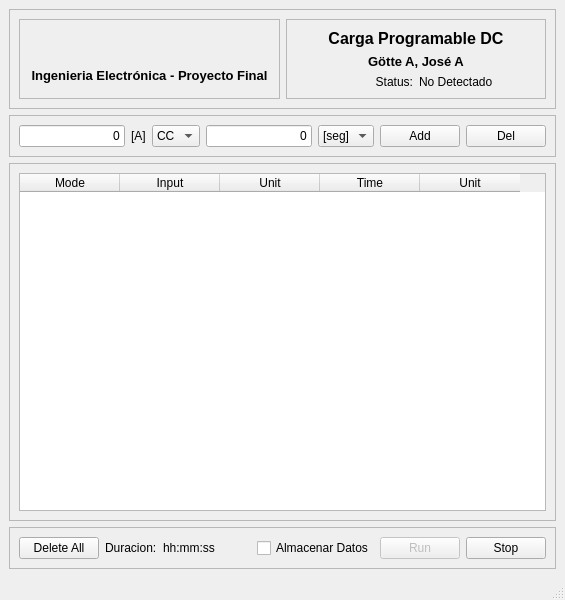
<?xml version="1.0" encoding="UTF-8"?>
<ui version="4.0">
 <class>MainWindow</class>
 <widget class="QMainWindow" name="MainWindow">
  <property name="geometry">
   <rect>
    <x>0</x>
    <y>0</y>
    <width>565</width>
    <height>600</height>
   </rect>
  </property>
  <property name="minimumSize">
   <size>
    <width>565</width>
    <height>600</height>
   </size>
  </property>
  <property name="maximumSize">
   <size>
    <width>565</width>
    <height>600</height>
   </size>
  </property>
  <property name="windowTitle">
   <string>MainWindow</string>
  </property>
  <widget class="QWidget" name="centralwidget">
   <layout class="QGridLayout" name="gridLayout">
    <item row="0" column="0">
     <widget class="QFrame" name="frame_4">
      <property name="frameShape">
       <enum>QFrame::StyledPanel</enum>
      </property>
      <property name="frameShadow">
       <enum>QFrame::Raised</enum>
      </property>
      <layout class="QHBoxLayout" name="horizontalLayout_7">
       <item>
        <widget class="QFrame" name="frame_5">
         <property name="frameShape">
          <enum>QFrame::StyledPanel</enum>
         </property>
         <property name="frameShadow">
          <enum>QFrame::Raised</enum>
         </property>
         <layout class="QVBoxLayout" name="verticalLayout_2">
          <item>
           <widget class="QLabel" name="label_6">
            <property name="maximumSize">
             <size>
              <width>250</width>
              <height>40</height>
             </size>
            </property>
            <property name="text">
             <string/>
            </property>
            <property name="pixmap">
             <pixmap resource="logo_utn.qrc">:/new/imagen/UTN_Parana.png</pixmap>
            </property>
            <property name="scaledContents">
             <bool>true</bool>
            </property>
           </widget>
          </item>
          <item>
           <widget class="QLabel" name="label_8">
            <property name="text">
             <string>&lt;html&gt;&lt;head/&gt;&lt;body&gt;&lt;p&gt;&lt;span style=&quot; font-size:10pt; font-weight:700;&quot;&gt;Ingenieria Electrónica - Proyecto Final&lt;/span&gt;&lt;/p&gt;&lt;/body&gt;&lt;/html&gt;</string>
            </property>
            <property name="textFormat">
             <enum>Qt::AutoText</enum>
            </property>
            <property name="alignment">
             <set>Qt::AlignCenter</set>
            </property>
           </widget>
          </item>
         </layout>
        </widget>
       </item>
       <item>
        <widget class="QFrame" name="frame_6">
         <property name="frameShape">
          <enum>QFrame::StyledPanel</enum>
         </property>
         <property name="frameShadow">
          <enum>QFrame::Raised</enum>
         </property>
         <layout class="QVBoxLayout" name="verticalLayout">
          <item>
           <widget class="QLabel" name="label_3">
            <property name="text">
             <string>&lt;html&gt;&lt;head/&gt;&lt;body&gt;&lt;p&gt;&lt;span style=&quot; font-size:12pt; font-weight:700;&quot;&gt;Carga Programable DC&lt;/span&gt;&lt;/p&gt;&lt;/body&gt;&lt;/html&gt;</string>
            </property>
            <property name="textFormat">
             <enum>Qt::AutoText</enum>
            </property>
            <property name="alignment">
             <set>Qt::AlignCenter</set>
            </property>
           </widget>
          </item>
          <item>
           <widget class="QLabel" name="label_4">
            <property name="text">
             <string>&lt;html&gt;&lt;head/&gt;&lt;body&gt;&lt;p&gt;&lt;span style=&quot; font-size:10pt; font-weight:700;&quot;&gt;Götte A, José A&lt;/span&gt;&lt;/p&gt;&lt;/body&gt;&lt;/html&gt;</string>
            </property>
            <property name="alignment">
             <set>Qt::AlignCenter</set>
            </property>
           </widget>
          </item>
          <item>
           <layout class="QHBoxLayout" name="horizontalLayout_8">
            <item>
             <widget class="QLabel" name="label_5">
              <property name="text">
               <string>Status:</string>
              </property>
              <property name="alignment">
               <set>Qt::AlignRight|Qt::AlignTrailing|Qt::AlignVCenter</set>
              </property>
             </widget>
            </item>
            <item>
             <widget class="QLabel" name="label_status">
              <property name="text">
               <string>No Detectado</string>
              </property>
             </widget>
            </item>
           </layout>
          </item>
         </layout>
        </widget>
       </item>
      </layout>
     </widget>
    </item>
    <item row="1" column="0">
     <widget class="QFrame" name="frame_2">
      <property name="frameShape">
       <enum>QFrame::StyledPanel</enum>
      </property>
      <property name="frameShadow">
       <enum>QFrame::Raised</enum>
      </property>
      <layout class="QHBoxLayout" name="horizontalLayout_4">
       <item>
        <layout class="QHBoxLayout" name="horizontalLayout">
         <item>
          <widget class="QLineEdit" name="lineEdit_input_val">
           <property name="text">
            <string>0</string>
           </property>
           <property name="maxLength">
            <number>5</number>
           </property>
           <property name="alignment">
            <set>Qt::AlignRight|Qt::AlignTrailing|Qt::AlignVCenter</set>
           </property>
          </widget>
         </item>
         <item>
          <widget class="QLabel" name="label_input_val">
           <property name="text">
            <string>[A]</string>
           </property>
          </widget>
         </item>
         <item>
          <widget class="QComboBox" name="comboBox_modo">
           <item>
            <property name="text">
             <string>CC</string>
            </property>
           </item>
           <item>
            <property name="text">
             <string>CP</string>
            </property>
           </item>
           <item>
            <property name="text">
             <string>CR</string>
            </property>
           </item>
          </widget>
         </item>
        </layout>
       </item>
       <item>
        <layout class="QHBoxLayout" name="horizontalLayout_2">
         <item>
          <widget class="QLineEdit" name="lineEdit_input_time">
           <property name="layoutDirection">
            <enum>Qt::LeftToRight</enum>
           </property>
           <property name="text">
            <string>0</string>
           </property>
           <property name="alignment">
            <set>Qt::AlignRight|Qt::AlignTrailing|Qt::AlignVCenter</set>
           </property>
          </widget>
         </item>
         <item>
          <widget class="QComboBox" name="comboBox_time_unit">
           <item>
            <property name="text">
             <string>[seg]</string>
            </property>
           </item>
           <item>
            <property name="text">
             <string>[min]</string>
            </property>
           </item>
          </widget>
         </item>
        </layout>
       </item>
       <item>
        <layout class="QHBoxLayout" name="horizontalLayout_3">
         <item>
          <widget class="QPushButton" name="pushButton_add">
           <property name="text">
            <string>Add</string>
           </property>
          </widget>
         </item>
         <item>
          <widget class="QPushButton" name="pushButton_del">
           <property name="text">
            <string>Del</string>
           </property>
          </widget>
         </item>
        </layout>
       </item>
      </layout>
     </widget>
    </item>
    <item row="2" column="0">
     <widget class="QFrame" name="frame">
      <property name="frameShape">
       <enum>QFrame::StyledPanel</enum>
      </property>
      <property name="frameShadow">
       <enum>QFrame::Raised</enum>
      </property>
      <layout class="QHBoxLayout" name="horizontalLayout_5">
       <item>
        <widget class="QTableWidget" name="tableWidget">
         <property name="enabled">
          <bool>true</bool>
         </property>
         <property name="autoFillBackground">
          <bool>false</bool>
         </property>
         <property name="sizeAdjustPolicy">
          <enum>QAbstractScrollArea::AdjustIgnored</enum>
         </property>
         <property name="editTriggers">
          <set>QAbstractItemView::NoEditTriggers</set>
         </property>
         <property name="alternatingRowColors">
          <bool>true</bool>
         </property>
         <property name="selectionMode">
          <enum>QAbstractItemView::SingleSelection</enum>
         </property>
         <property name="selectionBehavior">
          <enum>QAbstractItemView::SelectRows</enum>
         </property>
         <property name="textElideMode">
          <enum>Qt::ElideLeft</enum>
         </property>
         <property name="rowCount">
          <number>0</number>
         </property>
         <attribute name="verticalHeaderStretchLastSection">
          <bool>false</bool>
         </attribute>
         <column>
          <property name="text">
           <string>Mode</string>
          </property>
         </column>
         <column>
          <property name="text">
           <string>Input</string>
          </property>
         </column>
         <column>
          <property name="text">
           <string>Unit</string>
          </property>
         </column>
         <column>
          <property name="text">
           <string>Time</string>
          </property>
         </column>
         <column>
          <property name="text">
           <string>Unit</string>
          </property>
         </column>
        </widget>
       </item>
      </layout>
     </widget>
    </item>
    <item row="3" column="0">
     <widget class="QFrame" name="frame_3">
      <property name="frameShape">
       <enum>QFrame::StyledPanel</enum>
      </property>
      <property name="frameShadow">
       <enum>QFrame::Raised</enum>
      </property>
      <layout class="QHBoxLayout" name="horizontalLayout_6">
       <item>
        <widget class="QPushButton" name="pushButton_delete_all">
         <property name="text">
          <string>Delete All</string>
         </property>
        </widget>
       </item>
       <item>
        <widget class="QLabel" name="label_2">
         <property name="text">
          <string>Duracion:</string>
         </property>
        </widget>
       </item>
       <item>
        <widget class="QLabel" name="label_7">
         <property name="text">
          <string>hh:mm:ss</string>
         </property>
        </widget>
       </item>
       <item>
        <spacer name="horizontalSpacer">
         <property name="orientation">
          <enum>Qt::Horizontal</enum>
         </property>
         <property name="sizeHint" stdset="0">
          <size>
           <width>40</width>
           <height>20</height>
          </size>
         </property>
        </spacer>
       </item>
       <item>
        <widget class="QCheckBox" name="checkBox_almacenar">
         <property name="text">
          <string>Almacenar Datos</string>
         </property>
        </widget>
       </item>
       <item>
        <widget class="QPushButton" name="pushButton_run">
         <property name="enabled">
          <bool>false</bool>
         </property>
         <property name="text">
          <string>Run</string>
         </property>
        </widget>
       </item>
       <item>
        <widget class="QPushButton" name="pushButton_stop">
         <property name="text">
          <string>Stop</string>
         </property>
        </widget>
       </item>
      </layout>
     </widget>
    </item>
   </layout>
  </widget>
  <widget class="QStatusBar" name="statusbar"/>
 </widget>
 <resources>
  <include location="logo_utn.qrc"/>
 </resources>
 <connections>
  <connection>
   <sender>comboBox_modo</sender>
   <signal>currentIndexChanged(int)</signal>
   <receiver>MainWindow</receiver>
   <slot>slot_Update_unit(int)</slot>
   <hints>
    <hint type="sourcelabel">
     <x>192</x>
     <y>119</y>
    </hint>
    <hint type="destinationlabel">
     <x>319</x>
     <y>239</y>
    </hint>
   </hints>
  </connection>
  <connection>
   <sender>pushButton_add</sender>
   <signal>clicked()</signal>
   <receiver>MainWindow</receiver>
   <slot>slot_add()</slot>
   <hints>
    <hint type="sourcelabel">
     <x>493</x>
     <y>119</y>
    </hint>
    <hint type="destinationlabel">
     <x>319</x>
     <y>239</y>
    </hint>
   </hints>
  </connection>
  <connection>
   <sender>lineEdit_input_val</sender>
   <signal>editingFinished()</signal>
   <receiver>MainWindow</receiver>
   <slot>slot_validate_val()</slot>
   <hints>
    <hint type="sourcelabel">
     <x>74</x>
     <y>119</y>
    </hint>
    <hint type="destinationlabel">
     <x>319</x>
     <y>239</y>
    </hint>
   </hints>
  </connection>
  <connection>
   <sender>lineEdit_input_time</sender>
   <signal>editingFinished()</signal>
   <receiver>MainWindow</receiver>
   <slot>slot_validate_time()</slot>
   <hints>
    <hint type="sourcelabel">
     <x>255</x>
     <y>139</y>
    </hint>
    <hint type="destinationlabel">
     <x>282</x>
     <y>296</y>
    </hint>
   </hints>
  </connection>
  <connection>
   <sender>comboBox_modo</sender>
   <signal>currentIndexChanged(int)</signal>
   <receiver>MainWindow</receiver>
   <slot>slot_validate_val()</slot>
   <hints>
    <hint type="sourcelabel">
     <x>173</x>
     <y>139</y>
    </hint>
    <hint type="destinationlabel">
     <x>282</x>
     <y>296</y>
    </hint>
   </hints>
  </connection>
  <connection>
   <sender>pushButton_del</sender>
   <signal>clicked()</signal>
   <receiver>MainWindow</receiver>
   <slot>slot_delete()</slot>
   <hints>
    <hint type="sourcelabel">
     <x>504</x>
     <y>139</y>
    </hint>
    <hint type="destinationlabel">
     <x>282</x>
     <y>296</y>
    </hint>
   </hints>
  </connection>
  <connection>
   <sender>tableWidget</sender>
   <signal>itemSelectionChanged()</signal>
   <receiver>MainWindow</receiver>
   <slot>slot_cambio_select()</slot>
   <hints>
    <hint type="sourcelabel">
     <x>282</x>
     <y>340</y>
    </hint>
    <hint type="destinationlabel">
     <x>282</x>
     <y>296</y>
    </hint>
   </hints>
  </connection>
  <connection>
   <sender>pushButton_delete_all</sender>
   <signal>clicked()</signal>
   <receiver>MainWindow</receiver>
   <slot>slot_delete_all()</slot>
   <hints>
    <hint type="sourcelabel">
     <x>58</x>
     <y>539</y>
    </hint>
    <hint type="destinationlabel">
     <x>282</x>
     <y>296</y>
    </hint>
   </hints>
  </connection>
  <connection>
   <sender>pushButton_run</sender>
   <signal>clicked()</signal>
   <receiver>MainWindow</receiver>
   <slot>slot_run()</slot>
   <hints>
    <hint type="sourcelabel">
     <x>419</x>
     <y>539</y>
    </hint>
    <hint type="destinationlabel">
     <x>282</x>
     <y>296</y>
    </hint>
   </hints>
  </connection>
  <connection>
   <sender>pushButton_stop</sender>
   <signal>clicked()</signal>
   <receiver>MainWindow</receiver>
   <slot>slot_stop()</slot>
   <hints>
    <hint type="sourcelabel">
     <x>505</x>
     <y>539</y>
    </hint>
    <hint type="destinationlabel">
     <x>282</x>
     <y>296</y>
    </hint>
   </hints>
  </connection>
 </connections>
 <slots>
  <slot>slot_Update_unit(int)</slot>
  <slot>slot_start_running()</slot>
  <slot>slot_add()</slot>
  <slot>slot_validate_val()</slot>
  <slot>slot_validate_time()</slot>
  <slot>slot_delete()</slot>
  <slot>slot_cambio_select()</slot>
  <slot>slot_delete_all()</slot>
  <slot>slot_run()</slot>
  <slot>slot_stop()</slot>
 </slots>
</ui>
